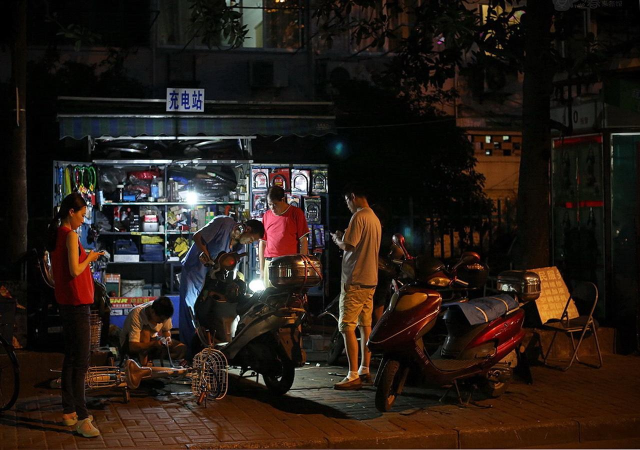
%> input picture 03.jpg, 1280 x 900 px (shown at 1/2 size)
$ octave main.m   (GNU Octave 9; MATLAB toolbox functions it lacks are replaced by stand-ins)
%> lines starting %> are read from the running program, lines starting %| are printed output that depends on the picture
### Generate_G.m
function [G] = Generate_G(v)
%gimg_gray是要生成梯度图的原图对应的hsv模型下的v通道
%   该论文中λ=10，d=10,eps=0.01

[dx,dy]=gradient(v);
G=sqrt(dx.^2+(dy.^2));
% [5 lines of commented-out code are left out]
G(G<eps)=0;
K=1+10*exp(-abs(G)/10);
G=K.*G;
end

### Robust_Retinex.m
function [R,L,N] = Robust_Retinex(I,G)
% [6 lines of commented-out code are left out]
Micro=1;
Rho=1.5;
Beta=0.05;
Omega=0.01;
Delta=1;

[rows,columns]=size(I);

%³õÊ¼»¯
L_pre=I;
R_pre=zeros(rows,columns);

T_pre=zeros(rows,columns);
Z_pre=T_pre;
N_pre=T_pre;

i=I(:);
g=G(:);

n=N_pre(:);
t=T_pre(:);
z=Z_pre(:);
l_pre=L_pre(:);
l_next=l_pre;
r_pre=R_pre(:);
r_next=r_pre;


%l_diagonal_matrix represents a diagonal matrix with l as its entries.

Length_l=size(l_pre);
Length_l=Length_l(1);


% [17 lines of commented-out code are left out]


e=ones(Length_l,1);
MN=spdiags([-e,2*e,-e],[-1,1],Length_l,Length_l);
%K±íÊ¾ÊÕÁ²Ëã·¨µü´úµÄ´ÎÊý


for k=1:20
    disp('Iterator: ')
    disp(k);

% R sub-problem
  r_pre=r_next;
  l_diagonal_matrix = spdiags(l_next,0,Length_l,Length_l);

%   r_next=inv((l_diagonal_matrix*l_diagonal_matrix')+Omega*(D*D'))*(l_diagonal_matrix*(i-n)+Omega*D'*g);
 DEN=l_diagonal_matrix.^2+Omega*MN*MN';
 DEN=sparse(DEN);
 NUM=l_diagonal_matrix*(i-n)+Omega*MN'*g;
% [4 lines of commented-out code are left out]
[r_next,~] = minres(DEN,NUM(:), 0.01, 40);
% r_next=inv(DEN)*NUM;
 R_next=reshape(r_next,rows,columns);
 disp('R over');

%L sub-problem
l_pre=l_next;
r_diagonal_metrix=spdiags(r_next,0,Length_l,Length_l);
DEN=2*r_diagonal_metrix.^2+Micro*MN*MN';
DEN=sparse(DEN);
NUM=2*r_diagonal_metrix*(i-n)+Micro*MN'*(t-(z/Micro));
% [6 lines of commented-out code are left out]

[L_next,~] = minres(DEN,NUM(:), 0.01, 40);

% l_next=inv(DEN)*NUM;
  L_next=reshape(l_next,rows,columns);
disp('L over');
% N sub-problem
N_pre=(1-(R_next.*L_next))/(1+ Delta);
n=N_pre(:);


%T sub-problem
data=Compute_Gradient(L_next)+Z_pre/Micro;
T=sign(data).*max(abs(data)-0.01,0);
t=T(:);
%Update Z aND Micro
Z_pre=Z_pre+Micro*(Compute_Gradient(L_next)-T);
z=Z_pre(:);
Micro=Micro*Rho;
if(norm(r_next-r_pre,'fro')<0.01)
    break;
end


end
R=R_next;
L=L_next;
N=N_pre;

### main.m
addpath('D:\matlab_Demo\Robust_Retinex_code');
img=imread('03.jpg');
%> img is the input picture: size 900x1280x3 uint8; mean R, G, B 38.2, 28.5, 22.4
img=imresize(img,0.4,'nearest');
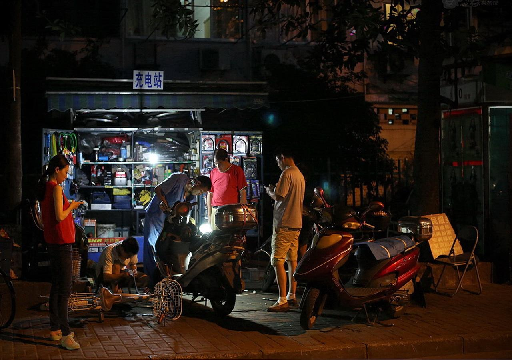
%> img: size 360x512x3 uint8; mean R, G, B 38.1, 28.4, 22.3

img_hsv=rgb2hsv(img);
%> img_hsv: size 360x512x3 double; mean H, S, V 0.227, 0.524, 0.161
I=img_hsv(:,:,3);
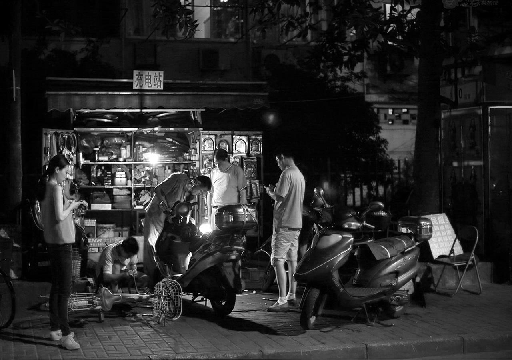
%> I: size 360x512 double; min 0, max 1, mean 0.161
G=Generate_G(I);
%> in Generate_G, `[dx,dy]=gradient(v);`:
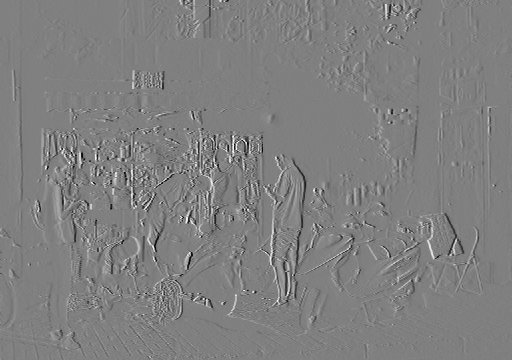
%> dx: size 360x512 double; min -0.5, max 0.496, mean 4.74e-05; drawn with min black and max white
%> in Generate_G, `[dx,dy]=gradient(v);`:
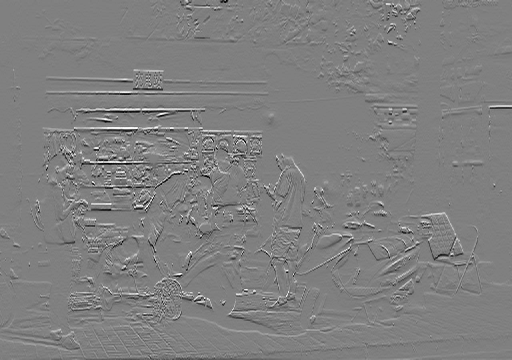
%> dy: size 360x512 double; min -0.496, max 0.492, mean 0.000266; drawn with min black and max white
%> in Generate_G, `K=1+10*exp(-abs(G)/10);`:
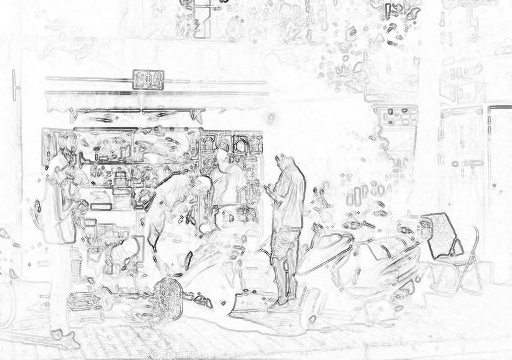
%> K: size 360x512 double; min 10.37, max 11, mean 10.95; drawn with min black and max white
%> in Generate_G, `G=K.*G;`:
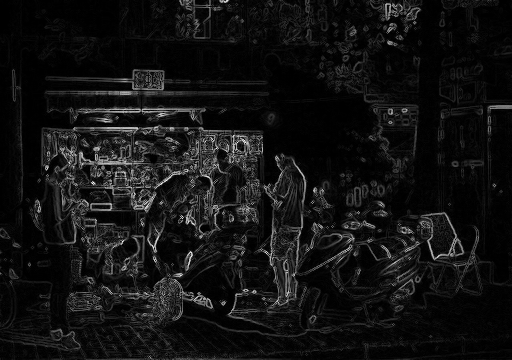
%> G: size 360x512 double; min 0, max 6.76, mean 0.497; drawn with min black and max white
imshow(G);
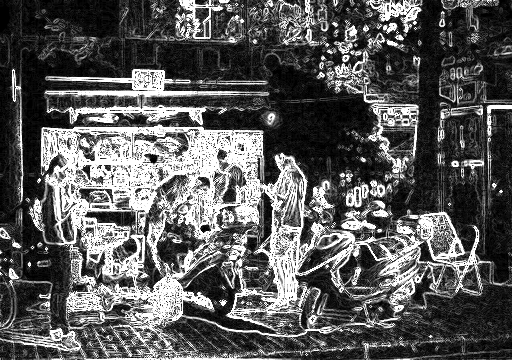
%> displayed picture: size 360x512, on the screen's scale of 0 to 255; min 0, max 255, mean 90.2
[R,L,N]=Robust_Retinex(I,G);
%> the run ends on the next line

$ run again, with 6.jpg copied over 03.jpg
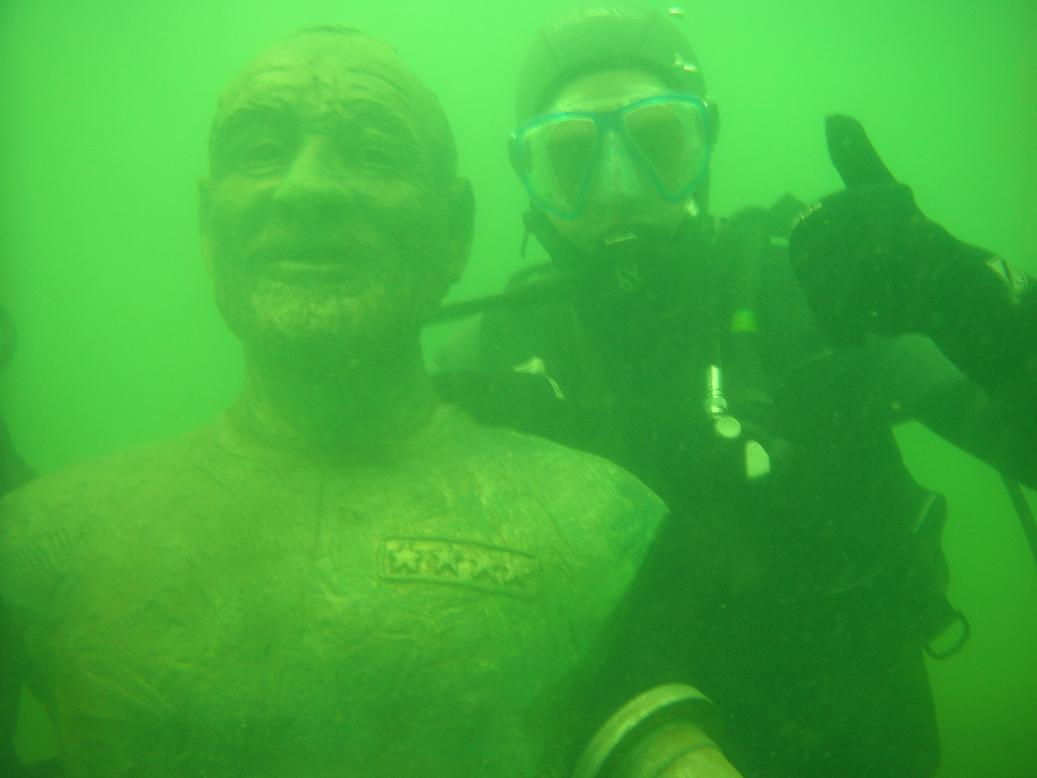
%> input picture 6.jpg, 1037 x 778 px
%> img is the input picture: size 778x1037x3 uint8; mean R, G, B 64.9, 172.2, 57
%> img: size 312x415x3 uint8
%> img_hsv: size 312x415x3 double; mean H, S, V 0.323, 0.695, 0.675
%> in Generate_G, `K=1+10*exp(-abs(G)/10);`:
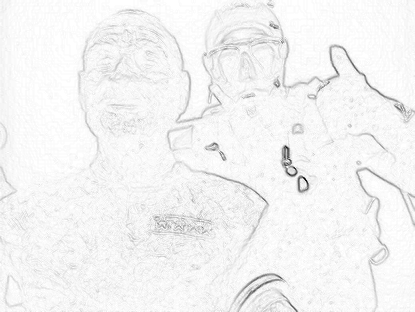
%> K: size 312x415 double; min 10.79, max 11, mean 10.99; drawn with min black and max white
%> `imshow(G);`:
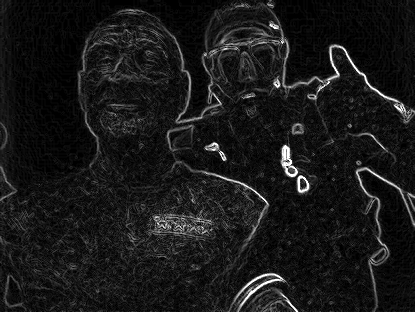
%> displayed picture: size 312x415, on the screen's scale of 0 to 255; min 0, max 255, mean 24.5

$ run again, with road.jpg copied over 03.jpg
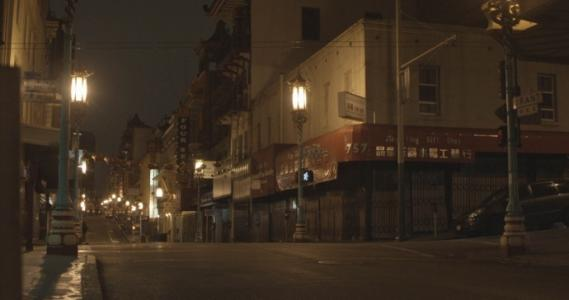
%> input picture road.jpg, 569 x 300 px
%> img is the input picture: size 300x569x3 uint8; mean R, G, B 59.9, 46.1, 32.6
%> img: size 120x228x3 uint8
%> img_hsv: size 120x228x3 double; mean H, S, V 0.0842, 0.443, 0.235
%> in Generate_G, `G=K.*G;`:
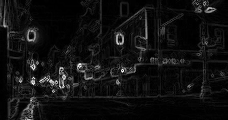
%> G: size 120x228 double; min 0, max 4.24, mean 0.287; drawn with min black and max white
%> `imshow(G);`:
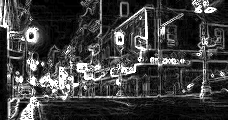
%> displayed picture: size 120x228, on the screen's scale of 0 to 255; min 0, max 255, mean 63.9
